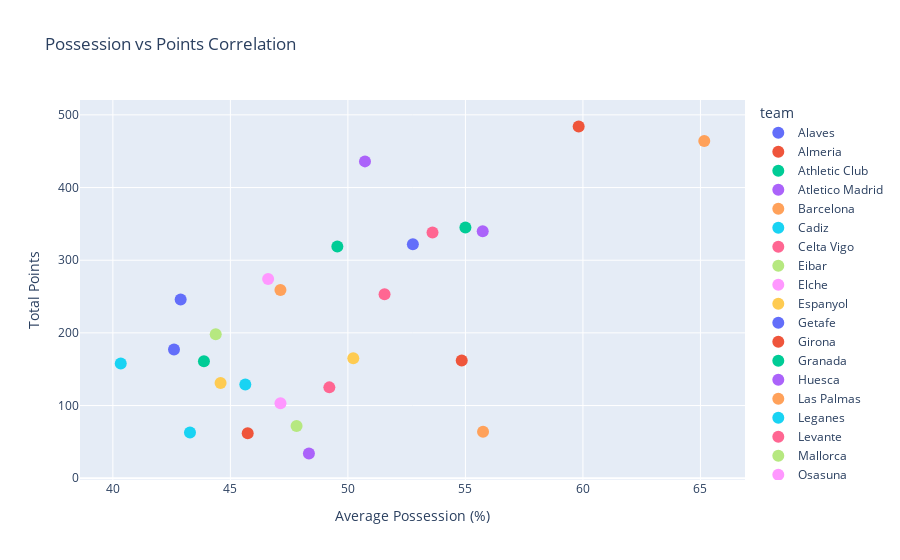

Source (notebook cell):
### Code cell
# Calculate points
def calculate_points(row):
    if row['result'] == 'W':
        return 3
    elif row['result'] == 'D':
        return 1
    else:
        return 0

df['points'] = df.apply(calculate_points, axis=1)
points_possession = df.groupby('team').agg({'points': 'sum', 'poss': 'mean'}).reset_index()

fig = px.scatter(points_possession, x='poss', y='points', color='team',
                 title='Possession vs Points Correlation',
                 labels={'poss': 'Average Possession (%)', 'points': 'Total Points'},
                 hover_name='team', size_max=60)
fig.update_traces(marker=dict(size=12))
fig.show()

### Figure 1 — Plotly figure (JSON) as saved in the notebook; plotly's stock layout.template omitted (floating-point values rounded to 4 significant figures)
{"data": [{"hovertemplate": "<b>%{hovertext}</b><br><br>team=Alaves<br>Average Possession (%)=%{x}<br>Total Points=%{y}<extra></extra>", "hovertext": ["Alaves"], "legendgroup": "Alaves", "marker": {"color": "#636efa", "size": 12, "symbol": "circle"}, "mode": "markers", "name": "Alaves", "orientation": "v", "showlegend": true, "type": "scatter", "x": [42.6], "xaxis": "x", "y": [177], "yaxis": "y"}, {"hovertemplate": "<b>%{hovertext}</b><br><br>team=Almeria<br>Average Possession (%)=%{x}<br>Total Points=%{y}<extra></extra>", "hovertext": ["Almeria"], "legendgroup": "Almeria", "marker": {"color": "#EF553B", "size": 12, "symbol": "circle"}, "mode": "markers", "name": "Almeria", "orientation": "v", "showlegend": true, "type": "scatter", "x": [45.74], "xaxis": "x", "y": [62], "yaxis": "y"}, {"hovertemplate": "<b>%{hovertext}</b><br><br>team=Athletic Club<br>Average Possession (%)=%{x}<br>Total Points=%{y}<extra></extra>", "hovertext": ["Athletic Club"], "legendgroup": "Athletic Club", "marker": {"color": "#00cc96", "size": 12, "symbol": "circle"}, "mode": "markers", "name": "Athletic Club", "orientation": "v", "showlegend": true, "type": "scatter", "x": [49.55], "xaxis": "x", "y": [319], "yaxis": "y"}, {"hovertemplate": "<b>%{hovertext}</b><br><br>team=Atletico Madrid<br>Average Possession (%)=%{x}<br>Total Points=%{y}<extra></extra>", "hovertext": ["Atletico Madrid"], "legendgroup": "Atletico Madrid", "marker": {"color": "#ab63fa", "size": 12, "symbol": "circle"}, "mode": "markers", "name": "Atletico Madrid", "orientation": "v", "showlegend": true, "type": "scatter", "x": [50.73], "xaxis": "x", "y": [436], "yaxis": "y"}, {"hovertemplate": "<b>%{hovertext}</b><br><br>team=Barcelona<br>Average Possession (%)=%{x}<br>Total Points=%{y}<extra></extra>", "hovertext": ["Barcelona"], "legendgroup": "Barcelona", "marker": {"color": "#FFA15A", "size": 12, "symbol": "circle"}, "mode": "markers", "name": "Barcelona", "orientation": "v", "showlegend": true, "type": "scatter", "x": [65.16], "xaxis": "x", "y": [464], "yaxis": "y"}, {"hovertemplate": "<b>%{hovertext}</b><br><br>team=Cadiz<br>Average Possession (%)=%{x}<br>Total Points=%{y}<extra></extra>", "hovertext": ["Cadiz"], "legendgroup": "Cadiz", "marker": {"color": "#19d3f3", "size": 12, "symbol": "circle"}, "mode": "markers", "name": "Cadiz", "orientation": "v", "showlegend": true, "type": "scatter", "x": [40.34], "xaxis": "x", "y": [158], "yaxis": "y"}, {"hovertemplate": "<b>%{hovertext}</b><br><br>team=Celta Vigo<br>Average Possession (%)=%{x}<br>Total Points=%{y}<extra></extra>", "hovertext": ["Celta Vigo"], "legendgroup": "Celta Vigo", "marker": {"color": "#FF6692", "size": 12, "symbol": "circle"}, "mode": "markers", "name": "Celta Vigo", "orientation": "v", "showlegend": true, "type": "scatter", "x": [51.56], "xaxis": "x", "y": [253], "yaxis": "y"}, {"hovertemplate": "<b>%{hovertext}</b><br><br>team=Eibar<br>Average Possession (%)=%{x}<br>Total Points=%{y}<extra></extra>", "hovertext": ["Eibar"], "legendgroup": "Eibar", "marker": {"color": "#B6E880", "size": 12, "symbol": "circle"}, "mode": "markers", "name": "Eibar", "orientation": "v", "showlegend": true, "type": "scatter", "x": [47.82], "xaxis": "x", "y": [72], "yaxis": "y"}, {"hovertemplate": "<b>%{hovertext}</b><br><br>team=Elche<br>Average Possession (%)=%{x}<br>Total Points=%{y}<extra></extra>", "hovertext": ["Elche"], "legendgroup": "Elche", "marker": {"color": "#FF97FF", "size": 12, "symbol": "circle"}, "mode": "markers", "name": "Elche", "orientation": "v", "showlegend": true, "type": "scatter", "x": [47.13], "xaxis": "x", "y": [103], "yaxis": "y"}, {"hovertemplate": "<b>%{hovertext}</b><br><br>team=Espanyol<br>Average Possession (%)=%{x}<br>Total Points=%{y}<extra></extra>", "hovertext": ["Espanyol"], "legendgroup": "Espanyol", "marker": {"color": "#FECB52", "size": 12, "symbol": "circle"}, "mode": "markers", "name": "Espanyol", "orientation": "v", "showlegend": true, "type": "scatter", "x": [44.58], "xaxis": "x", "y": [131], "yaxis": "y"}, {"hovertemplate": "<b>%{hovertext}</b><br><br>team=Getafe<br>Average Possession (%)=%{x}<br>Total Points=%{y}<extra></extra>", "hovertext": ["Getafe"], "legendgroup": "Getafe", "marker": {"color": "#636efa", "size": 12, "symbol": "circle"}, "mode": "markers", "name": "Getafe", "orientation": "v", "showlegend": true, "type": "scatter", "x": [42.88], "xaxis": "x", "y": [246], "yaxis": "y"}, {"hovertemplate": "<b>%{hovertext}</b><br><br>team=Girona<br>Average Possession (%)=%{x}<br>Total Points=%{y}<extra></extra>", "hovertext": ["Girona"], "legendgroup": "Girona", "marker": {"color": "#EF553B", "size": 12, "symbol": "circle"}, "mode": "markers", "name": "Girona", "orientation": "v", "showlegend": true, "type": "scatter", "x": [54.84], "xaxis": "x", "y": [162], "yaxis": "y"}, {"hovertemplate": "<b>%{hovertext}</b><br><br>team=Granada<br>Average Possession (%)=%{x}<br>Total Points=%{y}<extra></extra>", "hovertext": ["Granada"], "legendgroup": "Granada", "marker": {"color": "#00cc96", "size": 12, "symbol": "circle"}, "mode": "markers", "name": "Granada", "orientation": "v", "showlegend": true, "type": "scatter", "x": [43.88], "xaxis": "x", "y": [161], "yaxis": "y"}, {"hovertemplate": "<b>%{hovertext}</b><br><br>team=Huesca<br>Average Possession (%)=%{x}<br>Total Points=%{y}<extra></extra>", "hovertext": ["Huesca"], "legendgroup": "Huesca", "marker": {"color": "#ab63fa", "size": 12, "symbol": "circle"}, "mode": "markers", "name": "Huesca", "orientation": "v", "showlegend": true, "type": "scatter", "x": [48.34], "xaxis": "x", "y": [34], "yaxis": "y"}, {"hovertemplate": "<b>%{hovertext}</b><br><br>team=Las Palmas<br>Average Possession (%)=%{x}<br>Total Points=%{y}<extra></extra>", "hovertext": ["Las Palmas"], "legendgroup": "Las Palmas", "marker": {"color": "#FFA15A", "size": 12, "symbol": "circle"}, "mode": "markers", "name": "Las Palmas", "orientation": "v", "showlegend": true, "type": "scatter", "x": [55.75], "xaxis": "x", "y": [64], "yaxis": "y"}, {"hovertemplate": "<b>%{hovertext}</b><br><br>team=Leganes<br>Average Possession (%)=%{x}<br>Total Points=%{y}<extra></extra>", "hovertext": ["Leganes"], "legendgroup": "Leganes", "marker": {"color": "#19d3f3", "size": 12, "symbol": "circle"}, "mode": "markers", "name": "Leganes", "orientation": "v", "showlegend": true, "type": "scatter", "x": [43.28], "xaxis": "x", "y": [63], "yaxis": "y"}, {"hovertemplate": "<b>%{hovertext}</b><br><br>team=Levante<br>Average Possession (%)=%{x}<br>Total Points=%{y}<extra></extra>", "hovertext": ["Levante"], "legendgroup": "Levante", "marker": {"color": "#FF6692", "size": 12, "symbol": "circle"}, "mode": "markers", "name": "Levante", "orientation": "v", "showlegend": true, "type": "scatter", "x": [49.21], "xaxis": "x", "y": [125], "yaxis": "y"}, {"hovertemplate": "<b>%{hovertext}</b><br><br>team=Mallorca<br>Average Possession (%)=%{x}<br>Total Points=%{y}<extra></extra>", "hovertext": ["Mallorca"], "legendgroup": "Mallorca", "marker": {"color": "#B6E880", "size": 12, "symbol": "circle"}, "mode": "markers", "name": "Mallorca", "orientation": "v", "showlegend": true, "type": "scatter", "x": [44.38], "xaxis": "x", "y": [198], "yaxis": "y"}, {"hovertemplate": "<b>%{hovertext}</b><br><br>team=Osasuna<br>Average Possession (%)=%{x}<br>Total Points=%{y}<extra></extra>", "hovertext": ["Osasuna"], "legendgroup": "Osasuna", "marker": {"color": "#FF97FF", "size": 12, "symbol": "circle"}, "mode": "markers", "name": "Osasuna", "orientation": "v", "showlegend": true, "type": "scatter", "x": [46.61], "xaxis": "x", "y": [274], "yaxis": "y"}, {"hovertemplate": "<b>%{hovertext}</b><br><br>team=Rayo Vallecano<br>Average Possession (%)=%{x}<br>Total Points=%{y}<extra></extra>", "hovertext": ["Rayo Vallecano"], "legendgroup": "Rayo Vallecano", "marker": {"color": "#FECB52", "size": 12, "symbol": "circle"}, "mode": "markers", "name": "Rayo Vallecano", "orientation": "v", "showlegend": true, "type": "scatter", "x": [50.23], "xaxis": "x", "y": [165], "yaxis": "y"}, {"hovertemplate": "<b>%{hovertext}</b><br><br>team=Real Betis<br>Average Possession (%)=%{x}<br>Total Points=%{y}<extra></extra>", "hovertext": ["Real Betis"], "legendgroup": "Real Betis", "marker": {"color": "#636efa", "size": 12, "symbol": "circle"}, "mode": "markers", "name": "Real Betis", "orientation": "v", "showlegend": true, "type": "scatter", "x": [52.76], "xaxis": "x", "y": [322], "yaxis": "y"}, {"hovertemplate": "<b>%{hovertext}</b><br><br>team=Real Madrid<br>Average Possession (%)=%{x}<br>Total Points=%{y}<extra></extra>", "hovertext": ["Real Madrid"], "legendgroup": "Real Madrid", "marker": {"color": "#EF553B", "size": 12, "symbol": "circle"}, "mode": "markers", "name": "Real Madrid", "orientation": "v", "showlegend": true, "type": "scatter", "x": [59.82], "xaxis": "x", "y": [484], "yaxis": "y"}, {"hovertemplate": "<b>%{hovertext}</b><br><br>team=Real Sociedad<br>Average Possession (%)=%{x}<br>Total Points=%{y}<extra></extra>", "hovertext": ["Real Sociedad"], "legendgroup": "Real Sociedad", "marker": {"color": "#00cc96", "size": 12, "symbol": "circle"}, "mode": "markers", "name": "Real Sociedad", "orientation": "v", "showlegend": true, "type": "scatter", "x": [55], "xaxis": "x", "y": [345], "yaxis": "y"}, {"hovertemplate": "<b>%{hovertext}</b><br><br>team=Sevilla<br>Average Possession (%)=%{x}<br>Total Points=%{y}<extra></extra>", "hovertext": ["Sevilla"], "legendgroup": "Sevilla", "marker": {"color": "#ab63fa", "size": 12, "symbol": "circle"}, "mode": "markers", "name": "Sevilla", "orientation": "v", "showlegend": true, "type": "scatter", "x": [55.74], "xaxis": "x", "y": [340], "yaxis": "y"}, {"hovertemplate": "<b>%{hovertext}</b><br><br>team=Valencia<br>Average Possession (%)=%{x}<br>Total Points=%{y}<extra></extra>", "hovertext": ["Valencia"], "legendgroup": "Valencia", "marker": {"color": "#FFA15A", "size": 12, "symbol": "circle"}, "mode": "markers", "name": "Valencia", "orientation": "v", "showlegend": true, "type": "scatter", "x": [47.13], "xaxis": "x", "y": [259], "yaxis": "y"}, {"hovertemplate": "<b>%{hovertext}</b><br><br>team=Valladolid<br>Average Possession (%)=%{x}<br>Total Points=%{y}<extra></extra>", "hovertext": ["Valladolid"], "legendgroup": "Valladolid", "marker": {"color": "#19d3f3", "size": 12, "symbol": "circle"}, "mode": "markers", "name": "Valladolid", "orientation": "v", "showlegend": true, "type": "scatter", "x": [45.64], "xaxis": "x", "y": [129], "yaxis": "y"}, {"hovertemplate": "<b>%{hovertext}</b><br><br>team=Villarreal<br>Average Possession (%)=%{x}<br>Total Points=%{y}<extra></extra>", "hovertext": ["Villarreal"], "legendgroup": "Villarreal", "marker": {"color": "#FF6692", "size": 12, "symbol": "circle"}, "mode": "markers", "name": "Villarreal", "orientation": "v", "showlegend": true, "type": "scatter", "x": [53.6], "xaxis": "x", "y": [338], "yaxis": "y"}], "layout": {"legend": {"title": {"text": "team"}, "tracegroupgap": 0}, "title": {"text": "Possession vs Points Correlation"}, "xaxis": {"anchor": "y", "domain": [0, 1], "title": {"text": "Average Possession (%)"}}, "yaxis": {"anchor": "x", "domain": [0, 1], "title": {"text": "Total Points"}}}}
